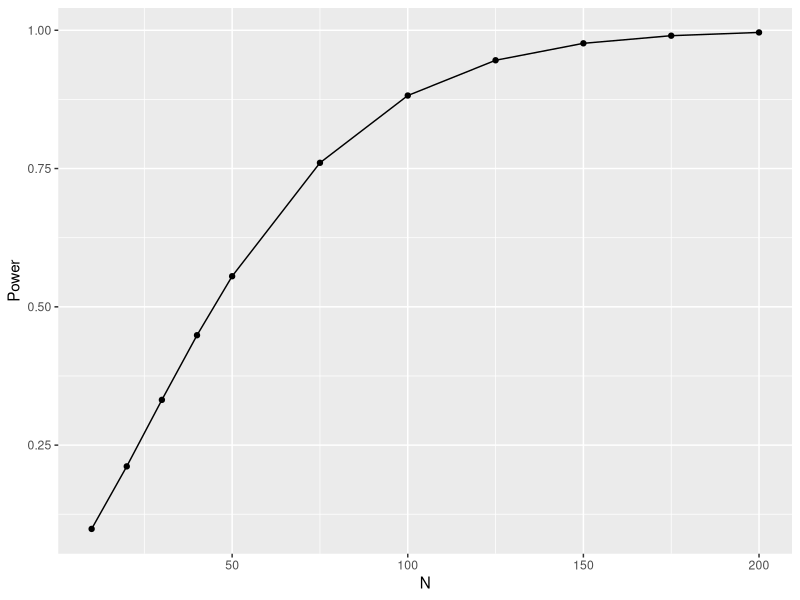

This chart was generated by the following R code:
## ---- chunk 1
library(pwr)
sample.size <- c(10,20,30, 40, 50, 75, 100, 125, 150, 175, 200)
power <- rep(NA, length(sample.size))
for (i in seq_along(sample.size)) {
    n <- sample.size[i]
    t <- power.t.test(n = n, delta = 0.5, sd = 1, 
                      sig.level = 0.01, alternative = "one.sided")
    power[i] <- t$power
}
power.df <- data.frame("N" = sample.size, "Power" = power)
library(ggplot2)
ggplot(power.df, aes(x = N, y = Power)) + geom_point() + geom_line()
## ---- chunk 2
t <- power.t.test(n = 50, delta = 0.5, sd = 1, power = 0.8, 
                  sig.level = NULL, alternative = "one.sided")
print(t$sig.level)
